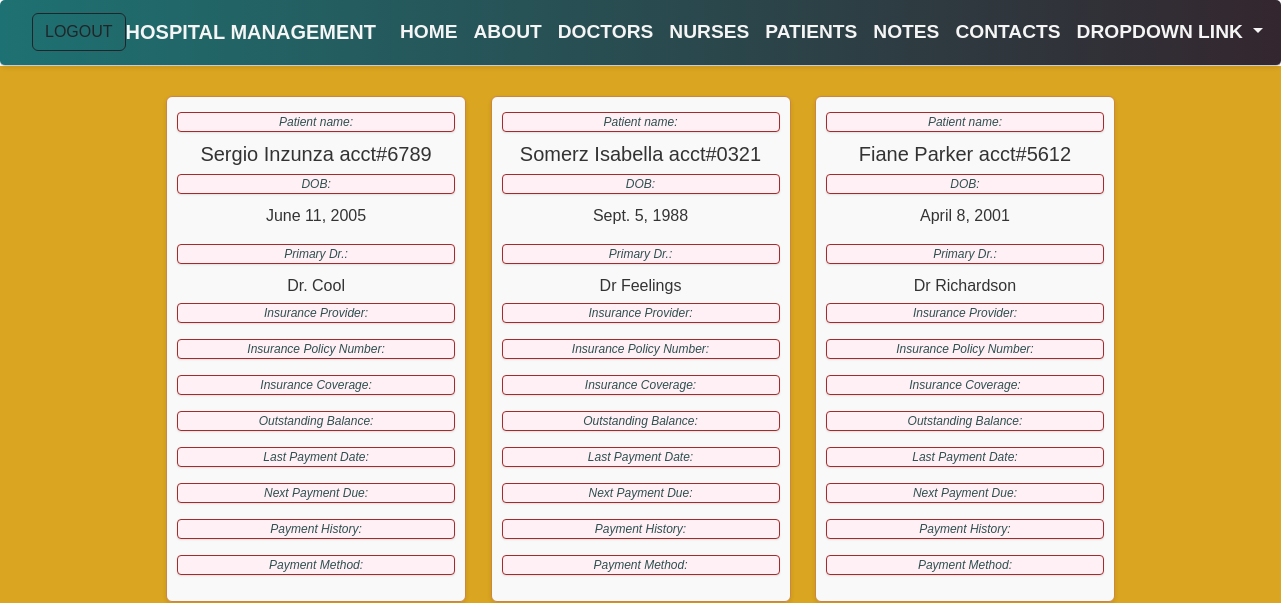
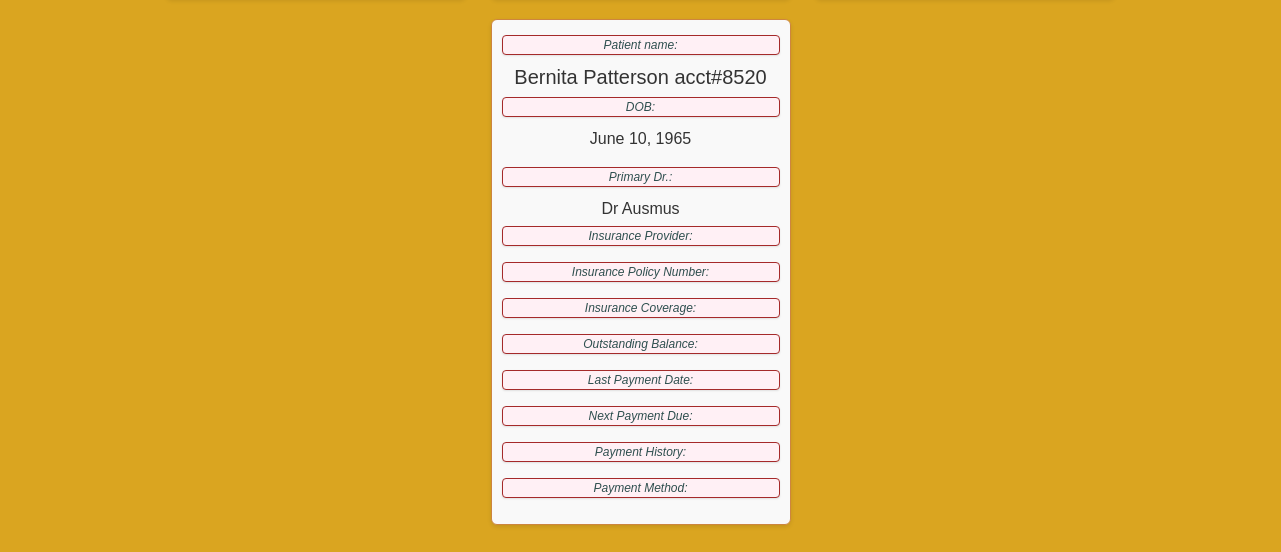
Before: /patient_account/ with the older database file (2 pictures, top to bottom).
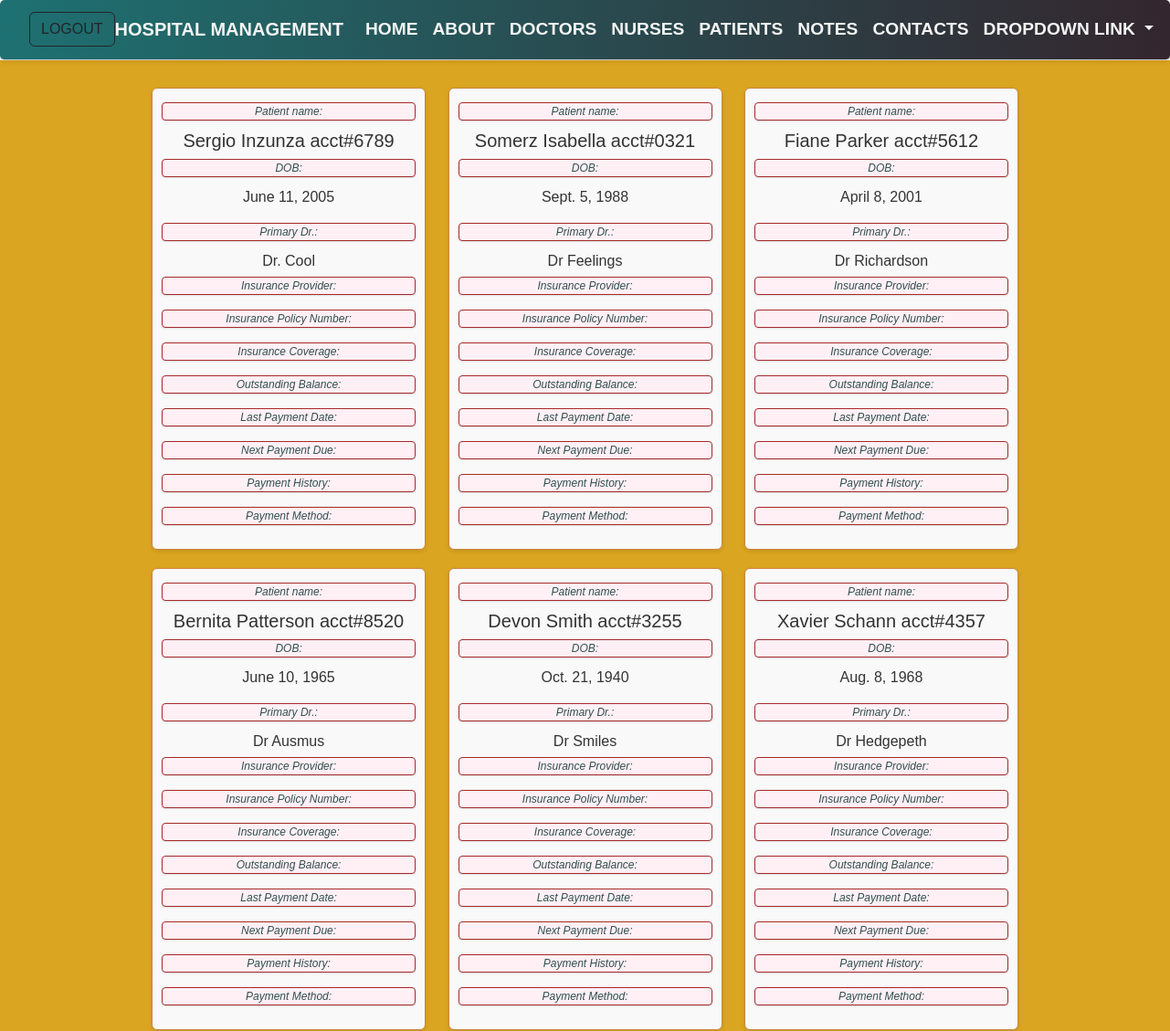
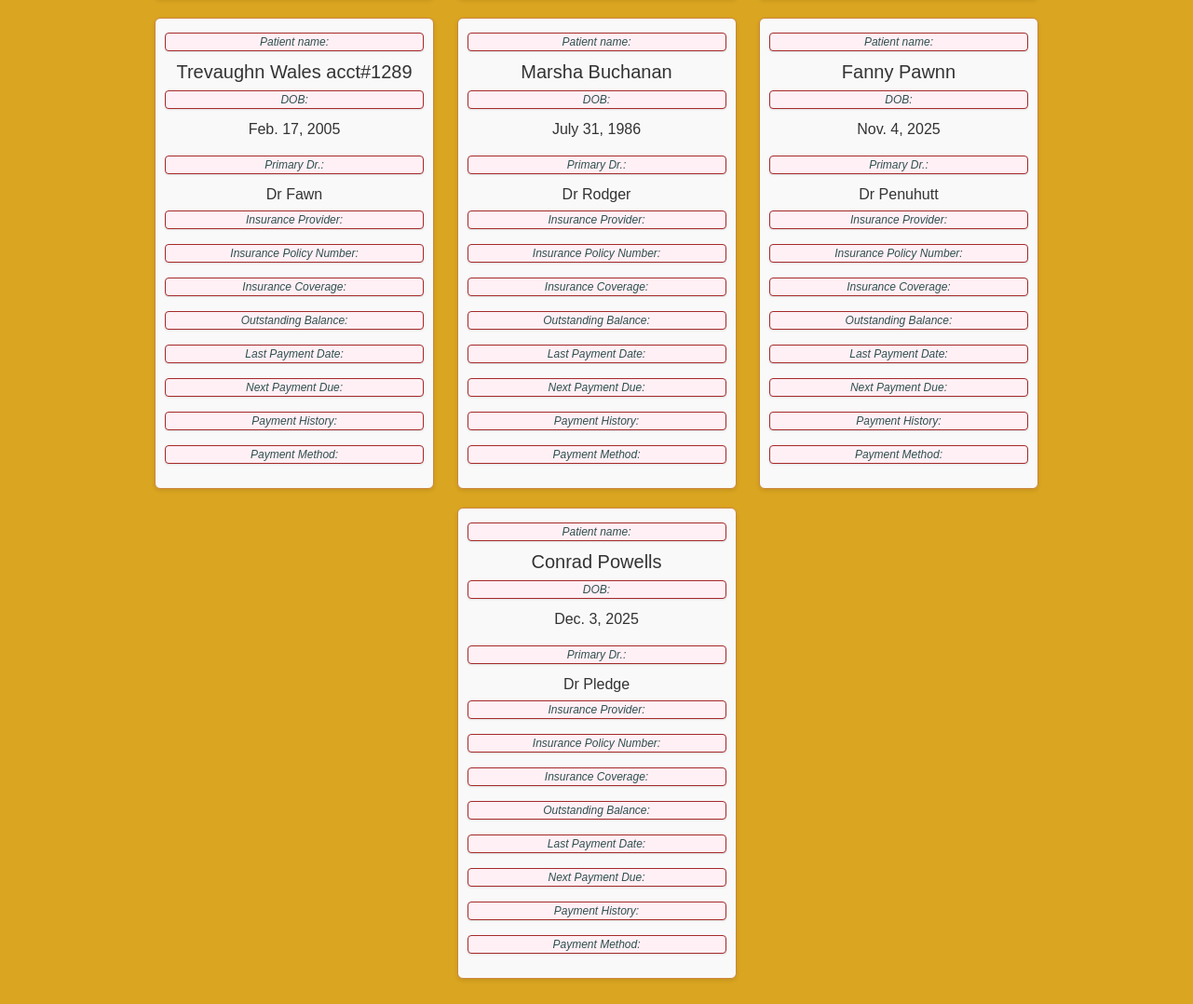
After: the same page with the newer database file (2 pictures, top to bottom).
### pages/models.py (models this page shows, shortened)
class PatientAccount(models.Model):
    first_name = models.CharField(max_length=70)
    last_name =  models.CharField(max_length=70)
    date_of_birth = models.DateField()
    phone_number = models.CharField(max_length=20)
    primary_doctor =  models.CharField(max_length=120)
    last_visit = models.DateTimeField()
    number_of_visits = models.DecimalField(max_digits=5, decimal_places=0, null=True, blank=True)
    balance = models.DecimalField(max_digits=12, decimal_places=2)

### pages/views.py (the view)
# urls.py: path('patient_account/', views.PatientAccountView.as_view(), name="patient-account"),
class PatientAccountView(ListView):
    model = PatientAccount
    template_name = 'pages/patient_account.html'
    context_object_name = "all_accounts"

### templates/pages/patient_account.html (shortened to what this page needs)
{% extends 'base.html' %}
{% load static %}
{% block css %}
<link rel="stylesheet" href="{% static 'css/patient_account.css' %}">
{% endblock %}
{% block content %}
<div class="patient-account">
    <div class="list">
        {% for account in all_accounts %}
            <div class="account">
                <label class="hint">Patient name:</label>
                <h5>{{account.first_name}} {{account.last_name}}</h5>
                <label class="hint">DOB:</label>
                <p>{{account.date_of_birth}}</p>
                <label class="hint">Primary Dr.:</label>
                <label>{{account.primary_doctor}}</label>
                <label class="hint">Insurance Provider:</label>
                <label class="hint">Insurance Policy Number:</label>
                <label class="hint">Insurance Coverage:</label>
                <label class="hint">Outstanding Balance:</label>
                <label class="hint">Last Payment Date:</label>
                <label class="hint">Next Payment Due:</label>
                <label class="hint">Payment History:</label>
                <label class="hint">Payment Method:</label>
            </div>
            {% endfor %}
    </div>
</div>
{% endblock %}

### templates/base.html (shortened to what this page needs)
{% load static %}
<!DOCTYPE html>
<html lang="en">
<head>
    <link rel="stylesheet" href="https://cdn.jsdelivr.net/npm/bootstrap@5.3.3/dist/css/bootstrap.min.css">
    <link rel="stylesheet" href="https://cdnjs.cloudflare.com/ajax/libs/font-awesome/6.7.1/css/all.min.css">
    <link rel="stylesheet" href="{% static 'css/app.css' %}">
    {% block css %}{% endblock %}
</head>
<body>
    {% include 'navbar.html' %}
    {% block content %}
    {% endblock %}
</body>
</html>

### templates/navbar.html (shortened to what this page needs)
<nav class="navbar navbar-expand-lg bg-body-tertiary"
style="color: whitesmoke !important;" >
  <div class="container-fluid">
    <div class="d-flex ms-auto">
                    {% if user.is_authenticated %}
                        <span class="navbar-text me-3" style="color: whitesmoke !important;">Welcome!</span>
                    {% else %}
                        <a class="btn btn-outline-dark" href="{% url 'logout'%}">Logout</a>
                    {%  endif %}
    </div>
    <a class="navbar-brand" href="" style="color: whitesmoke !important;">Hospital Management</a>
    <div class="collapse navbar-collapse" id="navbarNavDropdown">
      <ul class="navbar-nav">
        <li class="nav-item">
          <a class="nav-link active" aria-current="page" href="{% url 'home' %}" style="color: whitesmoke !important;">Home</a>
        </li>
        <li class="nav-item">
          <a class="nav-link" href="{% url 'about' %}" style="color: whitesmoke !important;">About</a>
        </li>
        <li class="nav-item">
          <a class="nav-link" href="{% url 'doctors' %}" style="color: whitesmoke !important;">Doctors</a>
        </li>
         <li class="nav-item">
          <a class="nav-link" href="{% url 'nurses' %}" style="color: whitesmoke !important;">Nurses</a>
        </li>
         <li class="nav-item">
          <a class="nav-link" href="{% url 'patients' %}"  style="color: whitesmoke !important;">Patients</a>
        </li>
         <li class="nav-item">
          <a class="nav-link" href="{% url 'note_list' %}" style="color: whitesmoke !important;">Notes</a>
        </li>
        <li class="nav-item">
          <a class="nav-link" href="{% url 'contact' %}" style="color: whitesmoke !important;">Contacts</a>
        </li>
        <li class="nav-item dropdown">
          <a class="nav-link dropdown-toggle" href="#" role="button" data-bs-toggle="dropdown" aria-expanded="false" style="color: whitesmoke !important;" >
            Dropdown link
          </a>
        </li>
      </ul>
    </div>
  </div>
</nav>

### static/css/app.css (style rules this page uses)
html, body { margin: 0; padding: 0; min-height: 100vh; font-family: 'Arial', sans-serif; color: #200606; font-size: 16px; line-height: 1.5; background-color: burlywood -webkit-font-smoothing: antialiased; -moz-osx-font-smoothing: grayscale; -webkit-text-size-adjust: 100%; -ms-text-size-adjust: 100%; -webkit-tap-highlight-color: transparent; -webkit-overflow-scrolling: touch; align-items: center; transition: background-color 0.3s ease-in-out; }
.navbar { background-color: rgb(81, 190, 126); color: white; padding: 10px 20px; display: flex; justify-content: space-between; align-items: center; box-shadow: 0 2px 4px rgba(81, 76, 55, 0.1); transition: background-color 0.3s ease-in-out; box-sizing: border-box; border-bottom: 1px solid #ccc; font-size: 1.2em; font-weight: bold; text-transform: uppercase; text-decoration: none; text-align: center; cursor: pointer; border-radius: 5px; box-shadow: 0 2px 4px rgba(62, 24, 24, 0.1); transition: background-color 0.3s ease-in-out, box-shadow 0.3s ease-in-out; background-image: linear-gradient(to right, #1e7172, #34262e); color: white; text-decoration: none; text-transform: uppercase; font-weight: bold; font-size: 1.2em; padding: 10px 20px; border-radius: 5px; box-shadow: 0 2px 4px rgba(62, 24, 24, 0.1); transition: background-color 0.3s ease-in-out, box-shadow 0.3s ease-in-out; cursor: pointer; }

### static/css/patient_account.css (style rules this page uses)
.patient-account { background-color: goldenrod; min-height: 90vh; text-align: center; padding-top: 20px; padding-bottom: 20px; font-family: Arial, sans-serif; color: #333; }
.account { display: inline-block; border: 1px solid peru; border-radius: 6px; padding: 10px; width: 300px; margin: 10px; background-color: #f9f9f9; box-shadow: 0 2px 4px rgba(0, 0, 0, 0.1); transition: transform 0.2s; }

Changed rows visible on the page:
added PatientAccount: first_name "Devon", last_name "Smith acct#3255", date_of_birth "Oct. 21, 1940", primary_doctor "Dr Smiles"
added PatientAccount: first_name "Xavier", last_name "Schann acct#4357", date_of_birth "Aug. 8, 1968", primary_doctor "Dr Hedgepeth"
added PatientAccount: first_name "Trevaughn", last_name "Wales acct#1289", date_of_birth "Feb. 17, 2005", primary_doctor "Dr Fawn"
added PatientAccount: first_name "Marsha", last_name "Buchanan", date_of_birth "July 31, 1986", primary_doctor "Dr Rodger"
added PatientAccount: first_name "Fanny", last_name "Pawnn", date_of_birth "Nov. 4, 2025", primary_doctor "Dr Penuhutt"
added PatientAccount: first_name "Conrad", last_name "Powells", date_of_birth "Dec. 3, 2025", primary_doctor "Dr Pledge"
